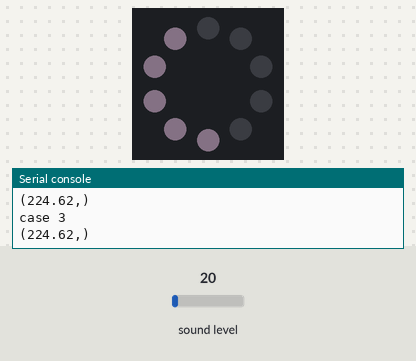
Recording of a program running on a simulated Circuit Playground running CircuitPython. Shown: the board's ring of 10 RGB LEDs (number 0 left of the top, counting anticlockwise), the last lines printed to the serial console. The inputs (shaded band) are chosen by the test bench; at power-on: sound level 20. Dim RGB values are drawn brighter than linear; random numbers come from a fixed seed.

Above: at 1.2 s.
1.3 s: sound level set to 64
At 1.68 s:
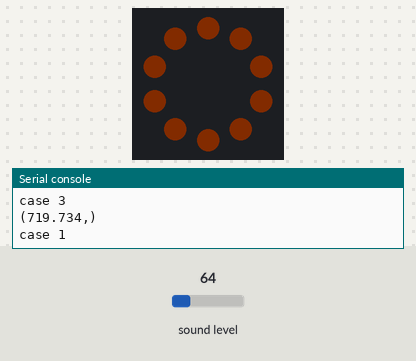
3.9 s: sound level set to 5
At 5.2 s:
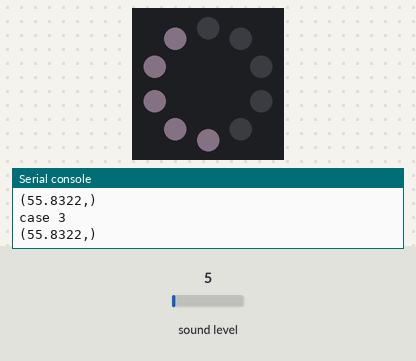
5.5 s: sound level set to 128
At 6.35 s:
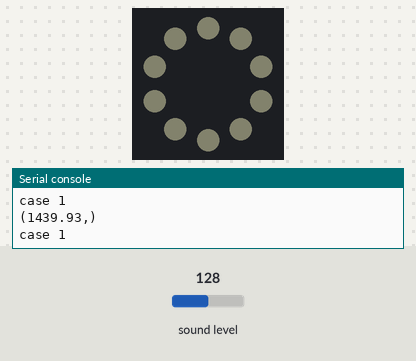
Timing chart, 0 to 8.5 s (numbered marks = the images above; inputs shaded):
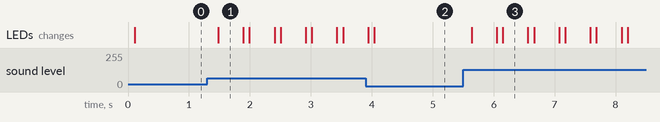

The program:

cpx_sound_reactive.py
```python
#################################################################################
# Name:         Tyler Stevens
# Date:         5/18/2021
# Description:  This program uses a CPX microcontroller's sound
#               sensor to turn on the 10 neopixels set to a random RGB value
# Resources:
# sound sensor - https://learn.adafruit.com/make-it-sense/circuitpython-3
#
#
################################################################################


#sound sample source - https://learn.adafruit.com/make-it-sense/circuitpython-3


# imports
import array #convert sample to array, i think
import math #used for mean() method in helper functions
import time #pause infinite loop
from adafruit_circuitplayground.express import cpx #cpx library
from random import randrange #random RGB value
import audiobusio
import board


########################################
# This helper function returns normalized root
# mean square
# @param
# @return
########################################
def normalized_rms(values):
    minbuf = int(mean(values))
    samples_sum = sum(
        float(sample - minbuf) * (sample - minbuf)
        for sample in values
    )

    return math.sqrt(samples_sum / len(values))

########################################
# This helper function
# @param
# @return
########################################
def mean(values):
    return sum(values) / len(values)

########################################
# Main Program
########################################

# constants
RANDOMLIGHT_ON = 300#conditional value for turning on neopixels
REDLIGHT_ON = 600#conditional value for bright red light
BRIGHTNESS = 0.03#default neopixel brightness
SLEEP = 0.4#pause intervals in infinite loop

#set up microphone
mic = audiobusio.PDMIn(board.MICROPHONE_CLOCK, board.MICROPHONE_DATA,
                       sample_rate=16000, bit_depth=16)

#sample array of inputs
samples = array.array('H', [0] * 160)


#dim the lights
cpx.pixels.brightness = BRIGHTNESS

#infinite loop
while True:
    #grab sound
    mic.record(samples, len(samples))

    #return rms of sound freq
    magnitude = normalized_rms(samples)

    #print magnitude
    print(((magnitude),))
    time.sleep(0.1)


    #choose 3 rand RBG coordinates
    x=randrange(255)
    y=randrange(255)
    z=randrange(255)

    #case 1: speech mode
    if magnitude > RANDOMLIGHT_ON:
        print('case 1')
        cpx.pixels.fill((x, y, z))
        time.sleep(SLEEP)
        cpx.pixels.fill(0)
    #case 2: alert mode
    elif magnitude > REDLIGHT_ON:
        print('case 2')
        cpx.pixels.brightness=1
        cpx.pixels.fill((250,0,0))
        time.sleep(1)
        cpx.pixels.fill(0)
        cpx.pixels.brightness=BRIGHTNESS
    #case 3: smile mode
    else:
        print('case 3')
        for i in range(5):
            cpx.pixels[i]=(247,206,234)
```

Measured:
- after the input at 1.3 s, the LEDs: change after 0.18 s (image 1)
- after the input at 5.5 s, the LEDs: first change after 0.14 s (image 3 shows a later state)
- what the display in image 1 shows lasts 0.4 s, from 1.5 s to 1.9 s
